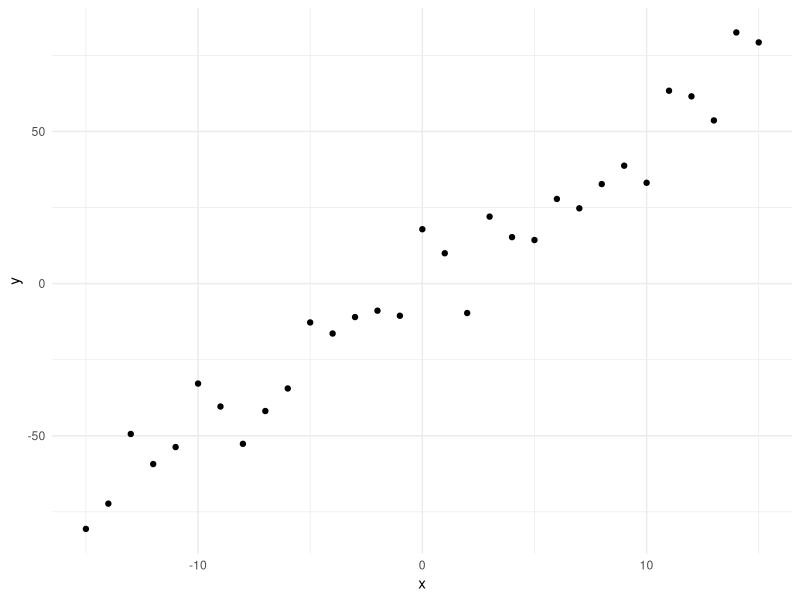
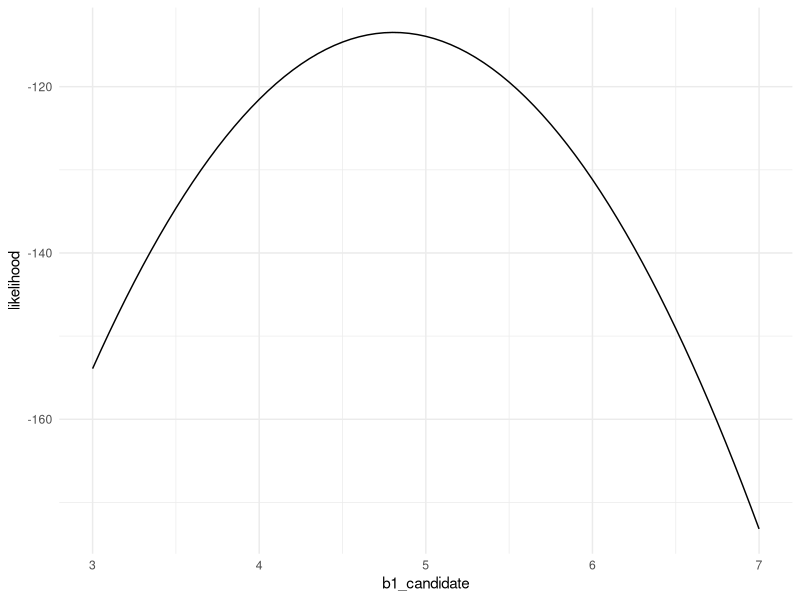
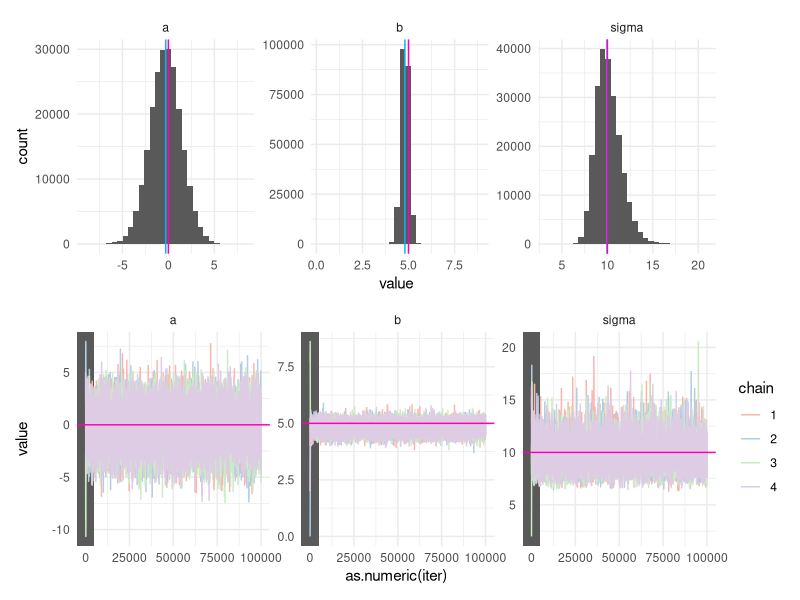

The R source for these figures, in order:
# Script adapted from: https://onlookerliu.github.io/2017/12/29/A-simple-Metropolis-Hastings-MCMC-in-R/#The-MCMC
library(tidyverse)
theme_set(theme_minimal())
library(patchwork)

set.seed(123)

true_a <- 0
true_b <- 5
true_sigma <- 10
n <- 31

# create independent x-values
x <- -15:15

# create dependent values according to ax + b + N(0,sd)
y <-  true_a + (true_b * x) + rnorm(n = n, mean = 0, sd = true_sigma)

tibble(x, y) %>% 
  ggplot(aes(x, y)) +
  geom_point()

likelihood <- function(param, x_data = x, y_data = y){
  par_a <- param[1]
  par_b <- param[2]
  par_sigma <- param[3]
  
  pred <- par_a + (par_b * x_data)
  ll <- dnorm(y_data, mean = pred, sd = par_sigma, log = TRUE)
  
  sum(ll)
}

slope_likelihoods <- vapply(seq(3, 7, by=.05), function(.x) {
    likelihood(param = c(true_a, .x, true_sigma))
  },
  FUN.VALUE = double(1)
)

tibble(b1_candidate = seq(3, 7, by=.05),
       likelihood = slope_likelihoods) %>% 
  ggplot(aes(b1_candidate, likelihood)) +
  geom_line()

# Prior distribution
prior <- function(param){
  prior_a <- param[1]
  prior_b <- param[2]
  prior_sigma = param[3]
  
  a_prior <- dnorm(prior_a, sd = 5, log = TRUE)
  b_prior <- dunif(prior_b, min = 0, max = 10, log = TRUE)
  sigma_prior <- dunif(prior_sigma, min = 0, max = 30, log = TRUE)
  
  a_prior + b_prior + sigma_prior
}

# summing because we're working with logarithms instead of raw data
posterior <- function(param) {
  likelihood(param) + prior(param) 
}

# Metropolis-Hastings algorithm
# Jump around the parameters, but in a way that is proportional to the posterior density
# * start at a random place
# * choose a new place from the old place, based on some probability density (the proposal function)
# * jump to the new place with probability p(new)/p(old), where values > 1 mean actually jump (rather than reject)

proposal_function <- function(param) {
  rnorm(
    n = 3, # 3 draws because 3 parameters
    mean = param, # three different means - one for each param
    sd = c(0.5,0.1,0.3) # variability in the possible candidate
  )
}

run_mh_mcmc <- function(start_vals, iter){
  chain <- matrix(nrow = iter + 1, 
                  ncol = 3)
  
  chain[1, ] <- start_vals
  
  for (i in seq_len(iter)) {
    proposal <- proposal_function(chain[i,])
    
    # Exponentiate to put on probability scale
    # p1/p2 = exp[log(p1) − log(p2)].
    prob <- exp(posterior(proposal) - posterior(chain[i, ]))
    
    # The random part of the walk, but using probabilities
    if (prob > runif(1)) {
      chain[i + 1, ] <- proposal # accept
    } else {
      chain[i + 1, ] <- chain[i, ] # reject
    }
  }
  chain
}

starts <- list(
  c(0, 4, 10),
  c(3, 0, 8),
  c(-3, 8, 2),
  c(5, 2, 15)
)
chains <- map(starts, run_mh_mcmc,  100000)

# how often was a proposal rejected by the MH acceptance criterion
map_dbl(chains, ~ 1 - mean(duplicated(.x)))

burn_in = 5000

chains <- map(chains, ~{
  colnames(.x) <- c("a", "b", "sigma")
  .x
})

chains <- map_df(chains, ~{
  as_tibble(.x) %>% 
    rownames_to_column("iter")
  }, 
  .id = "chain"
)

chains <- chains %>% 
  pivot_longer(-c(chain, iter),
               names_to = "parameter",
               values_to = "value")

true_vals <- tibble(
  parameter = c("a", "b", "sigma"),
  value = c(0, 5, 10)
)

chain_plots <- ggplot(chains, aes(as.numeric(iter), value)) +
  geom_rect(xmin = -Inf, xmax = burn_in, ymin = -Inf, ymax = Inf) +
  geom_line(aes(color = chain)) +
  geom_hline(aes(yintercept = value), 
             data = true_vals,
             color = "#ff00b7") +
  facet_wrap(~parameter, scale = "free") +
  scale_color_brewer(palette = "Pastel1")

# Actually remove burn-in
chains <- chains %>% 
  filter(iter > burn_in)

posterior_medians <- chains %>% 
  group_by(parameter) %>% 
  summarize(median = median(value))

hists <- ggplot(chains, aes(value)) +
  geom_histogram() +
  geom_vline(aes(xintercept = median),
             data = posterior_medians,
             color = "#00b7ff") +
  geom_vline(aes(xintercept = value),
             data = true_vals,
             color = "#ff00b7") +
  facet_wrap(~parameter, scales = "free")

summary_plot <- hists / chain_plots
ggsave(here::here("scripts", "mh-convergence.png"),
       summary_plot,
       width = 11, 
       height = 6,
       dpi = 800)

# Check results agains maximum likelihood
m <- lm(y ~ x)
c(coef(m), sigma = sigma(m))

posterior_medians
